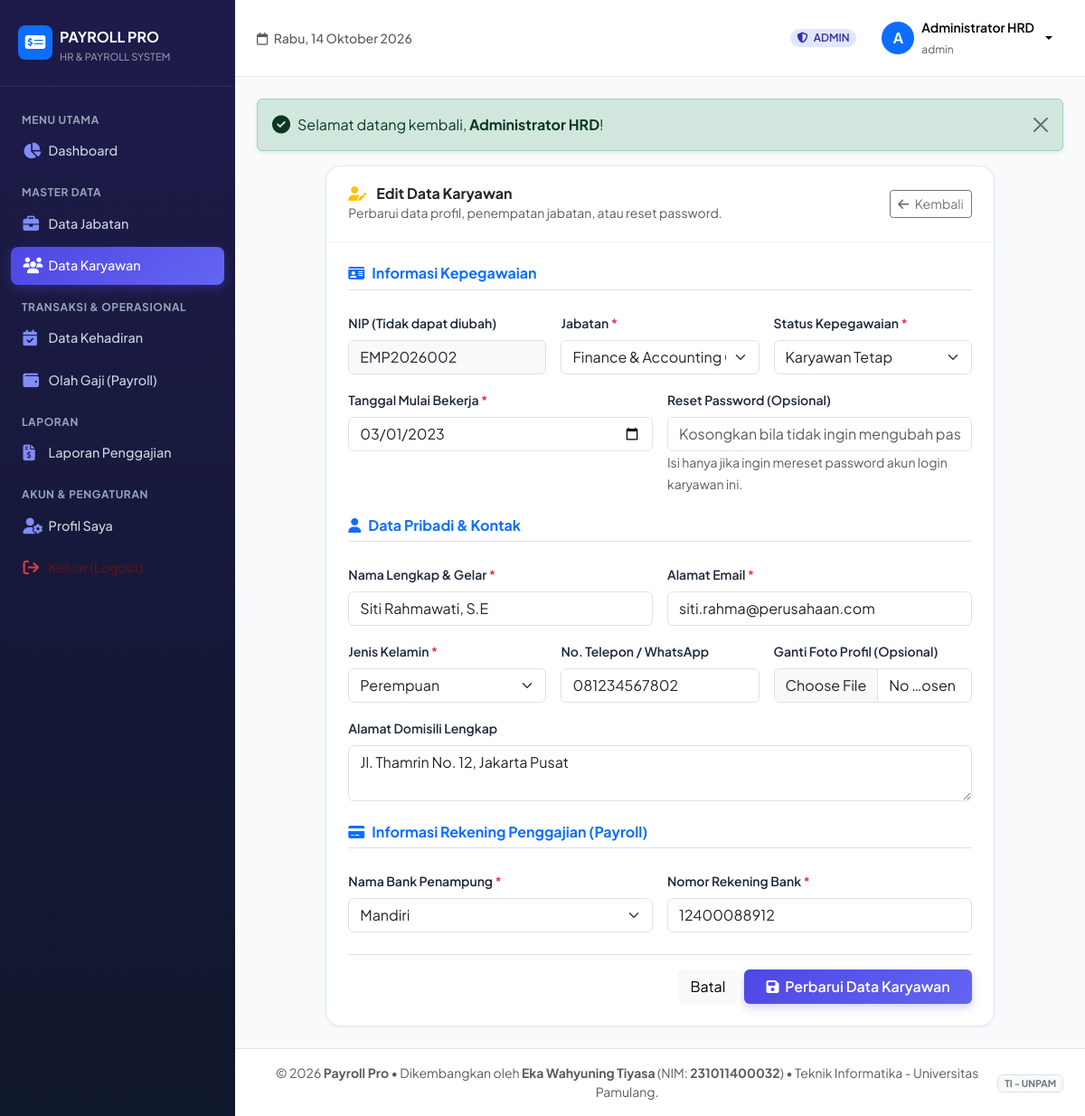
The page /karyawan/edit.php?id=2 (signed in) on the database its author committed.
### tables this page shows
CREATE TABLE `karyawan` (
  `id` INT AUTO_INCREMENT PRIMARY KEY,
  `user_id` INT NULL,
  `nip` VARCHAR(30) NOT NULL UNIQUE,
  `nama` VARCHAR(100) NOT NULL,
  `email` VARCHAR(100) NOT NULL,
  `jabatan_id` INT NOT NULL,
  `jenis_kelamin` ENUM('Laki-laki', 'Perempuan') NOT NULL DEFAULT 'Laki-laki',
  `no_telepon` VARCHAR(20) DEFAULT NULL,
  `alamat` TEXT DEFAULT NULL,
  `status_kepegawaian` ENUM('Tetap', 'Kontrak', 'Magang') NOT NULL DEFAULT 'Tetap',
  `tanggal_masuk` DATE NOT NULL,
  `no_rekening` VARCHAR(50) NOT NULL,
  `nama_bank` VARCHAR(50) NOT NULL DEFAULT 'BCA',
  `foto` VARCHAR(255) DEFAULT 'default.png',
  `created_at` TIMESTAMP DEFAULT CURRENT_TIMESTAMP,
  INDEX (`jabatan_id`),
  INDEX (`user_id`),
  CONSTRAINT `fk_karyawan_jabatan` FOREIGN KEY (`jabatan_id`) REFERENCES `jabatan` (`id`) ON DELETE RESTRICT ON UPDATE CASCADE,
  CONSTRAINT `fk_karyawan_user` FOREIGN KEY (`user_id`) REFERENCES `users` (`id`) ON DELETE SET NULL ON UPDATE CASCADE
);

CREATE TABLE `jabatan` (
  `id` INT AUTO_INCREMENT PRIMARY KEY,
  `nama_jabatan` VARCHAR(100) NOT NULL,
  `gaji_pokok` DECIMAL(15,2) NOT NULL DEFAULT 0,
  `tunjangan_jabatan` DECIMAL(15,2) NOT NULL DEFAULT 0,
  `uang_makan_per_hari` DECIMAL(15,2) NOT NULL DEFAULT 25000,
  `created_at` TIMESTAMP DEFAULT CURRENT_TIMESTAMP
);

### config/app.php (called while the page is built, shortened)
<?php
function base_url($path = '') {
    $protocol = (!empty($_SERVER['HTTPS']) && $_SERVER['HTTPS'] !== 'off' || (isset($_SERVER['SERVER_PORT']) && $_SERVER['SERVER_PORT'] == 443)) ? "https://" : "http://";
    $host = $_SERVER['HTTP_HOST'] ?? 'localhost';
    $docRoot = realpath($_SERVER['DOCUMENT_ROOT'] ?? '');
    $appRoot = realpath(__DIR__ . '/..');
    $subDir = '';
    if ($docRoot && $appRoot && strpos($appRoot, $docRoot) === 0) {
        $subDir = str_replace('\\', '/', substr($appRoot, strlen($docRoot)));
    } else {
        $script = $_SERVER['SCRIPT_NAME'] ?? '';
        if (stripos($script, '/Aplikasi Gaji') !== false) {
            $subDir = '/Aplikasi Gaji';
        }
    }
    $url = $protocol . $host . rtrim($subDir, '/');
    $path = ltrim($path, '/');
    return $url . ($path !== '' ? '/' . $path : '');
}

### karyawan/edit.php (the view, shortened to what this page needs)
<?php
require_once __DIR__ . '/../config/app.php';
$id = (int)($_GET['id'] ?? 0);
$stmt = $pdo->prepare("SELECT k.*, u.username FROM karyawan k LEFT JOIN users u ON k.user_id = u.id WHERE k.id = ? LIMIT 1");
$stmt->execute([$id]);
$karyawan = $stmt->fetch();
$jabatan_list = $pdo->query("SELECT * FROM jabatan ORDER BY nama_jabatan ASC")->fetchAll();
include __DIR__ . '/../includes/header.php';
?>
<div class="row justify-content-center">
    <div class="col-12 col-lg-10">
        <div class="card-modern">
            <div class="card-header-clean d-flex align-items-center justify-content-between">
                <div>
                    <h6 class="fw-bold mb-0 text-dark"><i class="fa-solid fa-user-pen text-warning me-2"></i> Edit Data Karyawan</h6>
                    <small class="text-muted">Perbarui data profil, penempatan jabatan, atau reset password.</small>
                </div>
                <a href="<?= base_url('karyawan/index.php') ?>" class="btn btn-sm btn-outline-secondary">
                    <i class="fa-solid fa-arrow-left me-1"></i> Kembali
                </a>
            </div>
            <div class="p-4">
                <form method="POST" action="" enctype="multipart/form-data">
                    <div class="row g-3 mb-4">
                        <div class="col-12"><h6 class="fw-bold text-primary border-bottom pb-2 mb-2"><i class="fa-solid fa-id-card me-2"></i>Informasi Kepegawaian</h6></div>
                        <div class="col-12 col-md-4">
                            <label class="form-label small fw-semibold">NIP (Tidak dapat diubah)</label>
                            <input type="text" class="form-control bg-light" value="<?= htmlspecialchars($karyawan['nip']) ?>" readonly>
                        </div>
                        <div class="col-12 col-md-4">
                            <label class="form-label small fw-semibold">Jabatan <span class="text-danger">*</span></label>
                            <select name="jabatan_id" class="form-select" required>
                                <?php foreach ($jabatan_list as $jb): ?>
                                    <option value="<?= $jb['id'] ?>" <?= ($karyawan['jabatan_id'] == $jb['id']) ? 'selected' : '' ?>>
                                        <?= htmlspecialchars($jb['nama_jabatan']) ?>
                                    </option>
                                <?php endforeach; ?>
                            </select>
                        </div>
                        <div class="col-12 col-md-4">
                            <label class="form-label small fw-semibold">Status Kepegawaian <span class="text-danger">*</span></label>
                            <select name="status_kepegawaian" class="form-select" required>
                                <option value="Tetap" <?= ($karyawan['status_kepegawaian'] === 'Tetap') ? 'selected' : '' ?>>Karyawan Tetap</option>
                            </select>
                        </div>
                        <div class="col-12 col-md-6">
                            <label class="form-label small fw-semibold">Tanggal Mulai Bekerja <span class="text-danger">*</span></label>
                            <input type="date" name="tanggal_masuk" class="form-control" value="<?= htmlspecialchars($karyawan['tanggal_masuk']) ?>" required>
                        </div>
                        <div class="col-12 col-md-6">
                            <label class="form-label small fw-semibold">Reset Password (Opsional)</label>
                            <input type="text" name="password" class="form-control" placeholder="Kosongkan bila tidak ingin mengubah password">
                            <small class="text-muted">Isi hanya jika ingin mereset password akun login karyawan ini.</small>
                        </div>
                    </div>
                    <div class="row g-3 mb-4">
                        <div class="col-12"><h6 class="fw-bold text-primary border-bottom pb-2 mb-2"><i class="fa-solid fa-user me-2"></i>Data Pribadi & Kontak</h6></div>
                        <div class="col-12 col-md-6">
                            <label class="form-label small fw-semibold">Nama Lengkap & Gelar <span class="text-danger">*</span></label>
                            <input type="text" name="nama" class="form-control" value="<?= htmlspecialchars($karyawan['nama']) ?>" required>
                        </div>
                        <div class="col-12 col-md-6">
                            <label class="form-label small fw-semibold">Alamat Email <span class="text-danger">*</span></label>
                            <input type="email" name="email" class="form-control" value="<?= htmlspecialchars($karyawan['email']) ?>" required>
                        </div>
                        <div class="col-12 col-md-4">
                            <label class="form-label small fw-semibold">Jenis Kelamin <span class="text-danger">*</span></label>
                            <select name="jenis_kelamin" class="form-select" required>
                                <option value="Perempuan" <?= ($karyawan['jenis_kelamin'] === 'Perempuan') ? 'selected' : '' ?>>Perempuan</option>
                            </select>
                        </div>
                        <div class="col-12 col-md-4">
                            <label class="form-label small fw-semibold">No. Telepon / WhatsApp</label>
                            <input type="text" name="no_telepon" class="form-control" value="<?= htmlspecialchars($karyawan['no_telepon'] ?? '') ?>">
                        </div>
                        <div class="col-12 col-md-4">
                            <label class="form-label small fw-semibold">Ganti Foto Profil (Opsional)</label>
                            <input type="file" name="foto" class="form-control" accept="image/*">
                        </div>
                        <div class="col-12">
                            <label class="form-label small fw-semibold">Alamat Domisili Lengkap</label>
                            <textarea name="alamat" class="form-control" rows="2"><?= htmlspecialchars($karyawan['alamat'] ?? '') ?></textarea>
                        </div>
                    </div>
                    <div class="row g-3 mb-4">
                        <div class="col-12"><h6 class="fw-bold text-primary border-bottom pb-2 mb-2"><i class="fa-solid fa-credit-card me-2"></i>Informasi Rekening Penggajian (Payroll)</h6></div>
                        <div class="col-12 col-md-6">
                            <label class="form-label small fw-semibold">Nama Bank Penampung <span class="text-danger">*</span></label>
                            <select name="nama_bank" class="form-select" required>
                                <?php
                                $banks = ['BCA', 'Mandiri', 'BNI', 'BRI', 'BSI', 'CIMB Niaga', 'Permata', 'Danamon'];
                                foreach ($banks as $b):
                                ?>
                                    <option value="<?= $b ?>" <?= ($karyawan['nama_bank'] === $b) ? 'selected' : '' ?>><?= $b ?></option>
                                <?php endforeach; ?>
                            </select>
                        </div>
                        <div class="col-12 col-md-6">
                            <label class="form-label small fw-semibold">Nomor Rekening Bank <span class="text-danger">*</span></label>
                            <input type="text" name="no_rekening" class="form-control" value="<?= htmlspecialchars($karyawan['no_rekening']) ?>" required>
                        </div>
                    </div>
                    <div class="d-flex justify-content-end gap-2 pt-3 border-top">
                        <a href="<?= base_url('karyawan/index.php') ?>" class="btn btn-light">Batal</a>
                        <button type="submit" class="btn btn-primary-gradient px-4">
                            <i class="fa-solid fa-save me-1"></i> Perbarui Data Karyawan
                        </button>
                    </div>
                </form>
            </div>
        </div>
    </div>
</div>
<?php include __DIR__ . '/../includes/footer.php'; ?>

### assets/css/style.css (style rules this page uses)
:root { --primary: #4f46e5; --primary-hover: #4338ca; --primary-light: #eef2ff; --secondary: #0ea5e9; --accent: #8b5cf6; --success: #10b981; --warning: #f59e0b; --danger: #ef4444; --dark-bg: #0f172a; --sidebar-bg: #1e1b4b; --sidebar-hover: #312e81; --card-bg: #ffffff; --text-main: #1e293b; --text-muted: #64748b; --border-color: #e2e8f0; }
body { font-family: 'Plus Jakarta Sans', -apple-system, BlinkMacSystemFont, sans-serif; background-color: #f8fafc; color: var(--text-main); min-height: 100vh; }
.card-modern { background: #ffffff; border: 1px solid var(--border-color); border-radius: 1rem; box-shadow: 0 1px 3px 0 rgba(0, 0, 0, 0.05), 0 1px 2px -1px rgba(0, 0, 0, 0.05); transition: all 0.25s ease; }
.card-header-clean { background: transparent; border-bottom: 1px solid #f1f5f9; padding: 1.25rem 1.5rem; }
.btn-primary-gradient { background: linear-gradient(135deg, #4f46e5 0%, #6366f1 100%); color: white; border: none; font-weight: 600; box-shadow: 0 4px 10px rgba(79, 70, 229, 0.25); transition: all 0.2s; }

### rows shown on the page
karyawan: nip "EMP2026002", jabatan_id "Finance & Accounting Officer", status_kepegawaian "Karyawan Tetap", tanggal_masuk "03/01/2023", nama "Siti Rahmawati, S.E", email "siti.rahma@perusahaan.com", jenis_kelamin "Perempuan", no_telepon "081234567802", alamat "Jl. Thamrin No. 12, Jakarta Pusat", nama_bank "Mandiri", no_rekening "12400088912"

### other values the page prints
$user['role'] "ADMIN"
substr($user['nama_lengkap'], 0, 1) "A"
$user['nama_lengkap'] "Administrator HRD"
$user['username'] "admin"
$msg "Selamat datang kembali, Administrator HRD !"
